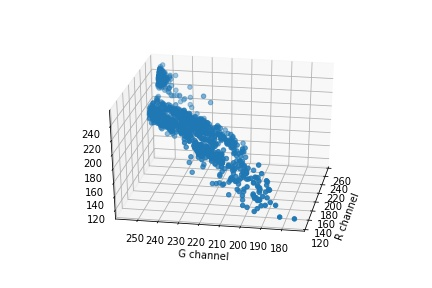
#> input picture assignment_01/3dscatter_10000won.jpg, 432 x 288 px; its folder holds only this picture in this run
$ python main_scatter3.py
#> lines starting #> are read from the running program, lines starting #| are printed output that depends on the picture
# -*- coding: utf-8 -*-
"""
Created on Mon Sep  4 15:24:33 2017

@author: WJCHEON
"""

#%%
import matplotlib.pyplot as plt
import matplotlib.image as mpimg
import numpy as np
import os
#
#filename = '5000won.jpg'
from tkinter import filedialog
from tkinter import *

Tk_gui_instance = Tk();
Tk_gui_instance.filename =  filedialog.askopenfilename(initialdir = "/",title = "Select file",filetypes = (("jpeg files","*.jpg"),("all files","*.*")))
#> the answer given: 3dscatter_10000won.jpg
img = mpimg.imread(Tk_gui_instance.filename)
#> img is the input picture: shape (288, 432, 3); mean R, G, B 238.3, 241.9, 244.3
[pathname, filename] = os.path.split(Tk_gui_instance.filename)
plt.imshow(img)
# Seperate channel each variable
img_channel_R = np.ndarray.astype(np.array(img[:,:,0]), np.float32)
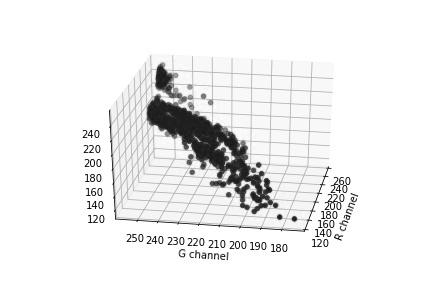
#> img_channel_R: shape (288, 432) float32; min 0, max 255, mean 238.3
img_channel_G = np.ndarray.astype(np.array(img[:,:,1]), np.float32)
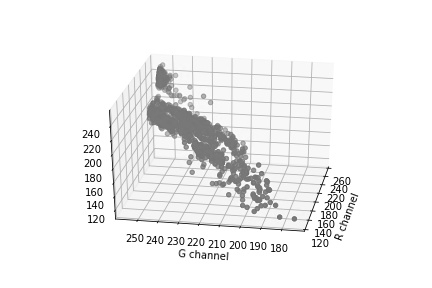
#> img_channel_G: shape (288, 432) float32; min 0, max 255, mean 241.9
img_channel_B = np.ndarray.astype(np.array(img[:,:,2]), np.float32)
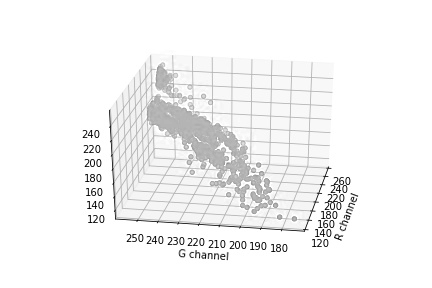
#> img_channel_B: shape (288, 432) float32; min 0, max 255, mean 244.3
#
img_channel_R_onevec = img_channel_R[-1]
#> img_channel_R_onevec = 432 values from 255 to 255
img_channel_G_onevec = img_channel_G[-1]
#> img_channel_G_onevec = 432 values from 255 to 255
img_channel_B_onevec = img_channel_B[-1]
#> img_channel_B_onevec = 432 values from 255 to 255
#
#%%
# 3d scatter : https://matplotlib.org/examples/mplot3d/scatter3d_demo.html
from mpl_toolkits.mplot3d import Axes3D
fig = plt.figure()
ax = fig.add_subplot(111, projection='3d')
ax.scatter(img_channel_R_onevec, img_channel_G_onevec, img_channel_B_onevec)
angle = 190
ax.view_init(30,angle)
#
plt.xlabel('R channel')
plt.ylabel('G channel')
filename_save = os.path.join(pathname,'3dscatter'+'_'+filename)
plt.savefig(filename_save)
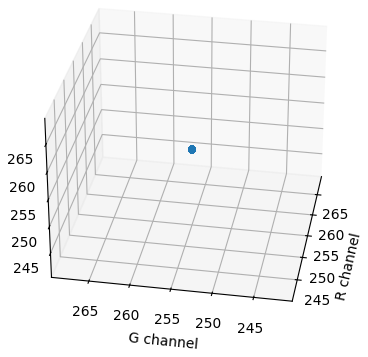
#> figure drawn by matplotlib, 1 panel

$ run again, on assignment_01/3dscatter_50000won.jpg
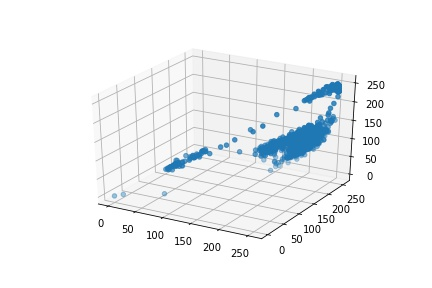
#> input picture assignment_01/3dscatter_50000won.jpg, 432 x 288 px
#> img is the input picture: shape (288, 432, 3); mean R, G, B 242.7, 244.8, 246.2
#> `img_channel_R = np.ndarray.astype(np.array(img[:,:,0]), np.float32)`:
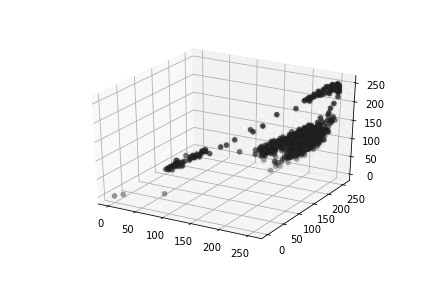
#> img_channel_R: shape (288, 432) float32; min 0, max 255, mean 242.7
#> `img_channel_B = np.ndarray.astype(np.array(img[:,:,2]), np.float32)`:
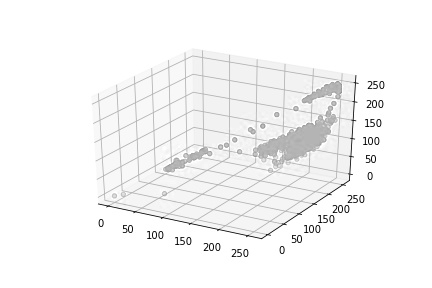
#> img_channel_B: shape (288, 432) float32; min 0, max 255, mean 246.2
#> img_channel_R_onevec = 432 values from 255 to 255

$ run again, on assignment_01/3dscatter_10000won_back.jpg
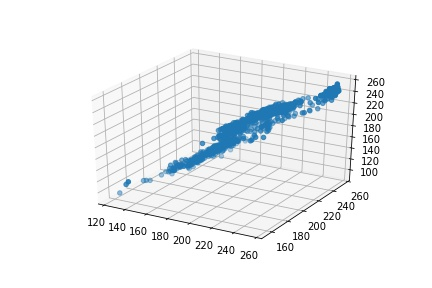
#> input picture assignment_01/3dscatter_10000won_back.jpg, 432 x 288 px
#> img is the input picture: shape (288, 432, 3); mean R, G, B 241.1, 243.3, 244.8
#> `img_channel_R = np.ndarray.astype(np.array(img[:,:,0]), np.float32)`:
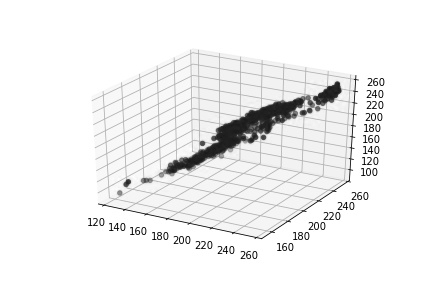
#> img_channel_R: shape (288, 432) float32; min 0, max 255, mean 241.1
#> `img_channel_B = np.ndarray.astype(np.array(img[:,:,2]), np.float32)`:
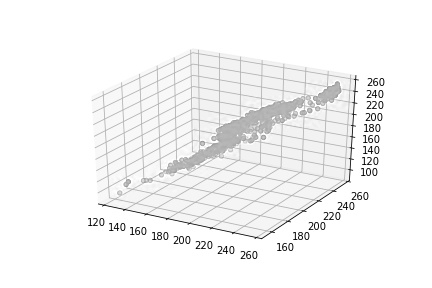
#> img_channel_B: shape (288, 432) float32; min 0, max 255, mean 244.8
#> img_channel_R_onevec = 432 values from 255 to 255
